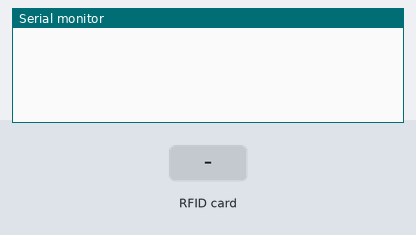
This sketch was run on a simulated Arduino Uno, built with avr-gcc and run on an emulated ATmega328P. Shown: the last lines printed to the serial monitor. Inputs (shaded band) come from the test bench.

Above: at 1.2 s.
1.3 s: RFID card 5E 7A 19 C4 held to the reader
At 1.37 s:
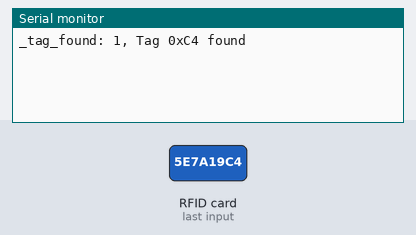
At 2.0 s:
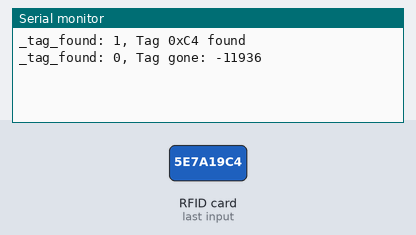

The sketch:

rfid_removal_detection.ino
```cpp
//https://github.com/miguelbalboa/rfid/issues/352#issue-282870788
#include <SPI.h>
#include <MFRC522.h>

#define RST_PIN         9          // Configurable, see typical pin layout above
#define SS_PIN          10         // Configurable, see typical pin layout above

MFRC522 mfrc522(SS_PIN, RST_PIN);  // Create MFRC522 instance

bool rfid_tag_present_prev = false;
bool rfid_tag_present = false;
int _rfid_error_counter = 0;
bool _tag_found = false;

void setup() {
  Serial.begin(115200);   // Initialize serial communications with the PC
  while (!Serial);    // Do nothing if no serial port is opened (added for Arduinos based on ATMEGA32U4)
  SPI.begin();      // Init SPI bus
  mfrc522.PCD_Init();   // Init MFRC522
}

void loop() {

  volatile int tlast;
  volatile int tdelta;

  rfid_tag_present_prev = rfid_tag_present;

  _rfid_error_counter += 1;
  if(_rfid_error_counter > 2){
    _tag_found = false;
  }

  // Detect Tag without looking for collisions
  byte bufferATQA[2];
  byte bufferSize = sizeof(bufferATQA);

  // Reset baud rates
  mfrc522.PCD_WriteRegister(mfrc522.TxModeReg, 0x00);
  mfrc522.PCD_WriteRegister(mfrc522.RxModeReg, 0x00);
  // Reset ModWidthReg
  mfrc522.PCD_WriteRegister(mfrc522.ModWidthReg, 0x26);

  MFRC522::StatusCode result = mfrc522.PICC_RequestA(bufferATQA, &bufferSize);

  if(result == mfrc522.STATUS_OK){
    if ( ! mfrc522.PICC_ReadCardSerial()) { //Since a PICC placed get Serial and continue
      return;
    }
    _rfid_error_counter = 0;
    _tag_found = true;
  }

  rfid_tag_present = _tag_found;

  // rising edge
  if (rfid_tag_present && !rfid_tag_present_prev){
    Serial.print("_tag_found: ");
    Serial.print(_tag_found);
    Serial.print(", ");

    Serial.print("Tag 0x");
    Serial.print(mfrc522.uid.uidByte[3], HEX);
    Serial.println(" found");

    tlast = millis();
  }

  // falling edge
  if (!rfid_tag_present && rfid_tag_present_prev){
    Serial.print("_tag_found: ");
    Serial.print(_tag_found);
    Serial.print(", ");

    tlast = millis() - tlast;
    Serial.print("Tag gone: ");
    Serial.println(tlast);
  }
}
```

Measured:
- after the input at 1.3 s, the serial monitor: prints a new line at once (image 1)
